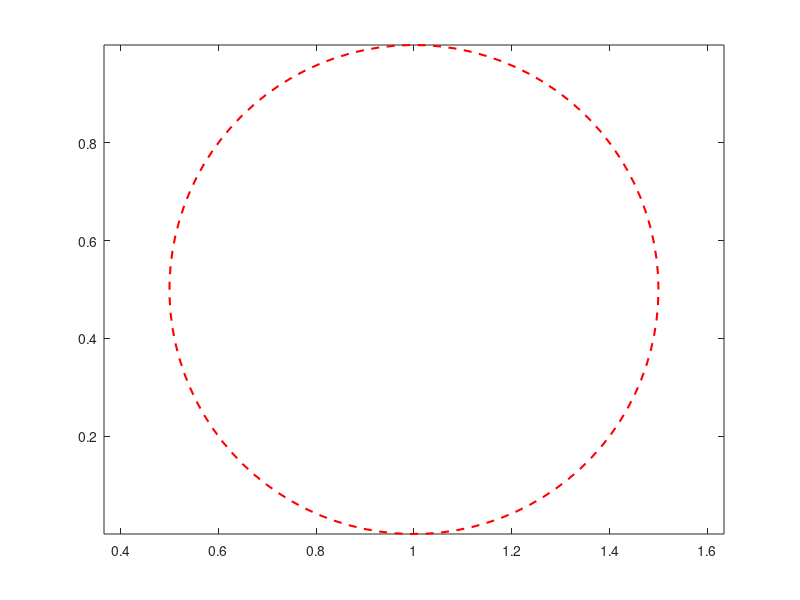

Here is the MATLAB script that generated this plot: (Note: this script raises an error after producing the figure.)
clc; clear; close all;

radius = 0.5;
center_x = 1.0;
center_y = 0.5;

theta = linspace(0, 2*pi, 100);
x_circle = center_x + radius * cos(theta);
y_circle = center_y + radius * sin(theta);

figure;
plot(x_circle, y_circle, 'r--', 'LineWidth', 1.5);
axis equal;
x_label('X axis');
y_label('Y axis');
title('Draw Circle path')
